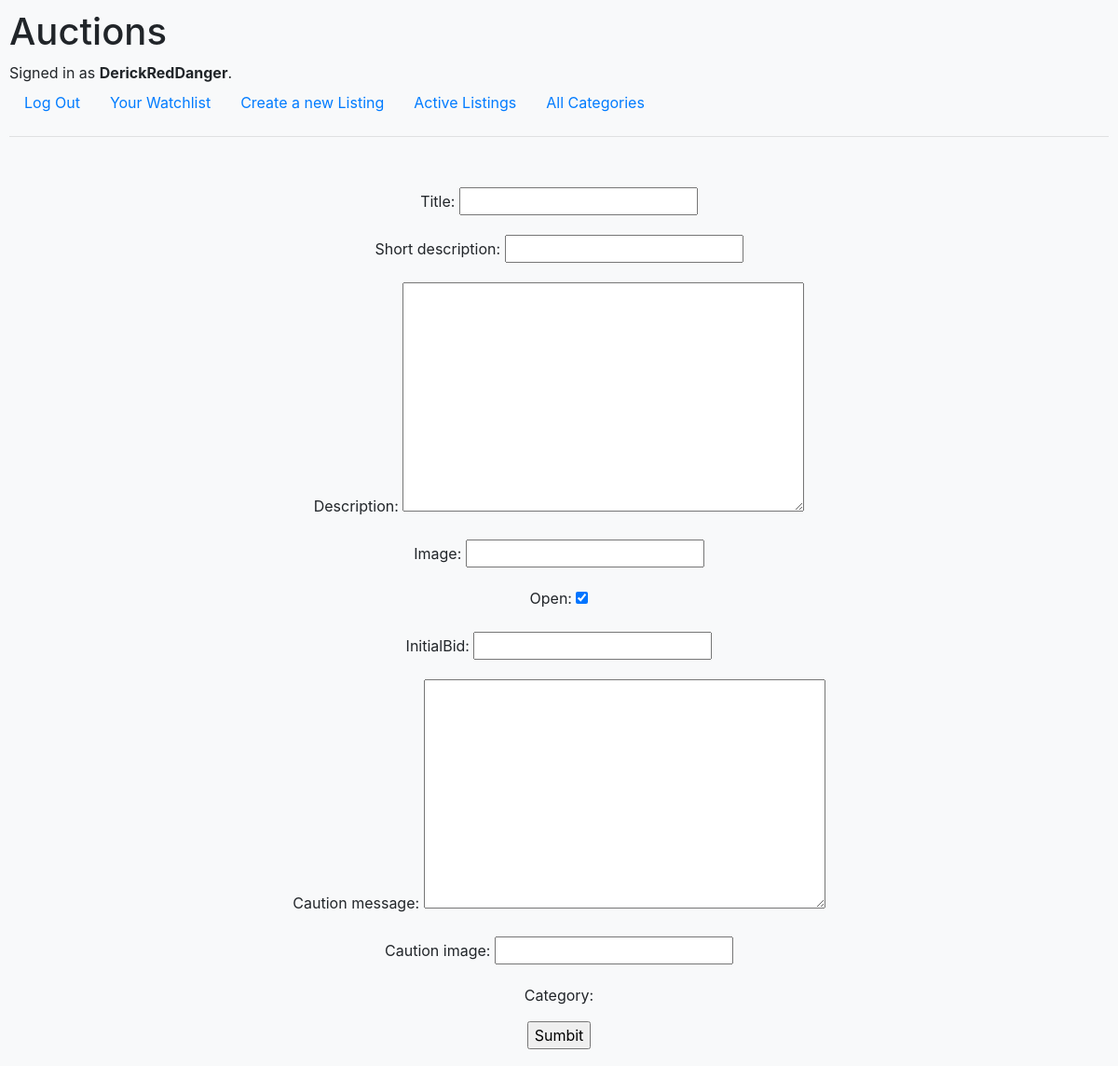
Page /new/ (signed in) on the earlier database version.
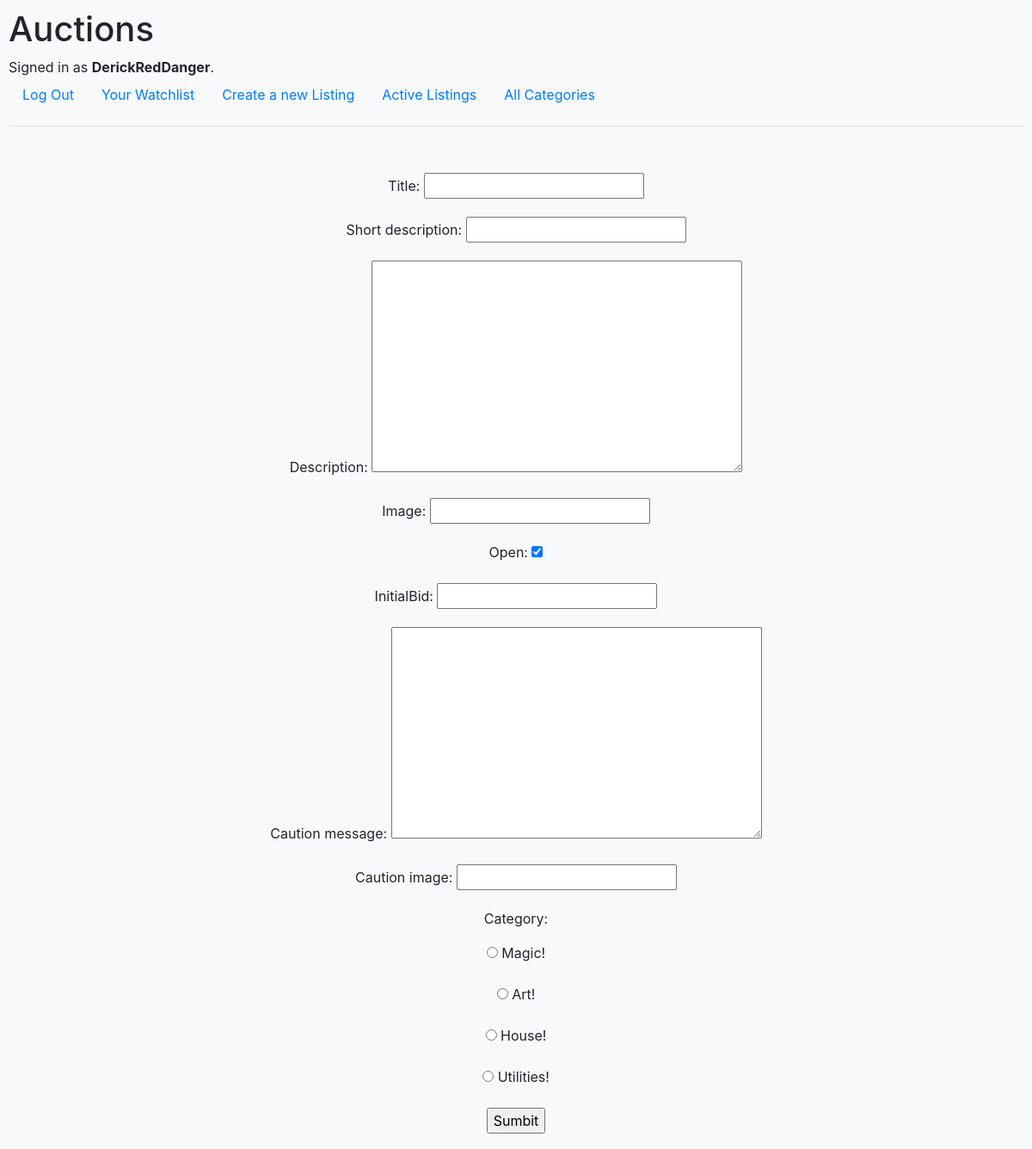
Same page on the later database version.
### auctions/models.py (models this page shows, shortened)
class category(models.Model):
    title = models.CharField( max_length=75)
    auction = models.ManyToManyField(listings,related_name="category", blank=True)
    description = models.TextField(null=False, blank=True)

### auctions/views.py (the view)
# urls.py: path("new/", views.new,name="new"),
@login_required
def new(request):
    form = forms.listingsForm(request.POST or None)
    categori=category.objects.all()
    if form.is_valid():
        form.save()
        cat=category.objects.get(id=request.POST['categorie'])
        auct= listings.objects.get(title=form.cleaned_data['title'])
        cat.auction.add(auct.id)
        form = forms.listingsForm()
    return render (request, 'auctions/new.html',{
        'form':form,
        'categories':categori,
        },)

### auctions/forms.py
class listingsForm(forms.ModelForm):
    class Meta:
        model = models.listings
        fields = ['title','Sdescription','description','image','open','initialBid','caution','cImage','owner']
        widgets = {'owner': forms.HiddenInput(),
        }

### auctions/templates/auctions/new.html (shortened to what this page needs)
{% extends "auctions/layout.html" %}
{% block body %}
<section class="py-2 container text-center">
<form style="margin-top: 30px;" action="." method="post">
    {{ form.as_p }}
    <p>Category:</p>
    {%for title in categories%}
    <input type="radio" name="categorie" value={{title.id}}>
    {{title.title}}<br><br>
    {%endfor%}
    <input type="submit" value="Sumbit">
</form>
</section>
{% endblock %}

Differences in the rows shown:
now on this page (row edited): category: title "Magic!"
now on this page (row edited): category: title "Art!"
added category: title "House!"
added category: title "Utilities!"
